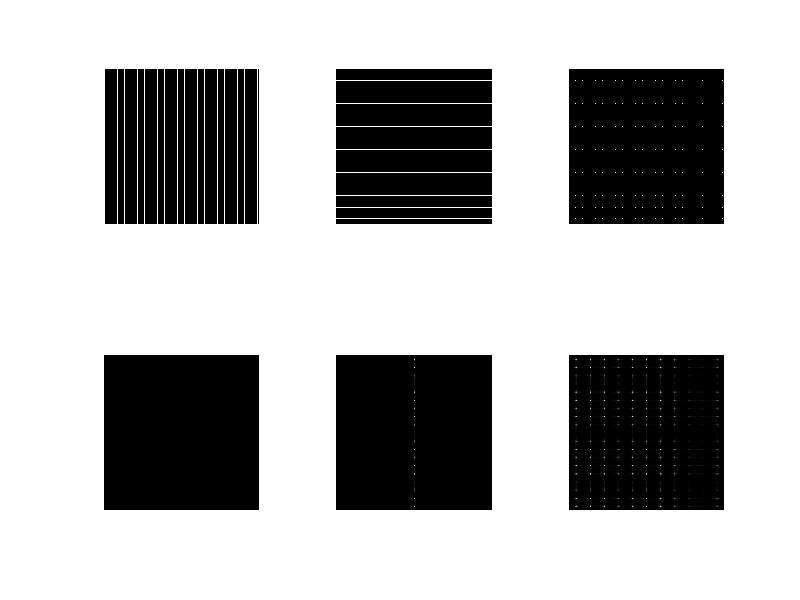

The MATLAB source for this figure:
clear 'all';
close 'all';

%size of image
ImgS = [256 256];
%period in x-direction
StepX = 11;
%period in y-direction
StepY = 19;

%create images
ImageX = zeros(ImgS);
ImageY = zeros(ImgS);
%lines in x-direction with period StepY
ImageY(1:StepY:end, :) = 1;
%lines in y-direction with period StepX
ImageX(:, 1:StepX:end) = 1;

%multiply x-image and y-image 
Image = ImageX.*ImageY;%???????

%plot everything
figure(1);
subplot(2,3,1);
imshow(ImageX, []);

subplot(2,3,2);
imshow(ImageY, []);

subplot(2,3,3);
imshow(Image, []);

%calculate and plot DFTs; the product of x-image and y-image will have 
%a DVF equal to the convolution of the respective x- and y-image DFTs
Image_FFTX = fft2(ImageX);
subplot(2,3,4);
imshow((abs(fftshift(Image_FFTX))), []);

Image_FFTY = fft2(ImageY);
subplot(2,3,5);
imshow((abs(fftshift(Image_FFTY))), []);


Image_FFT = fft2(Image);
subplot(2,3,6);
imshow((abs(fftshift(Image_FFT))), []);







